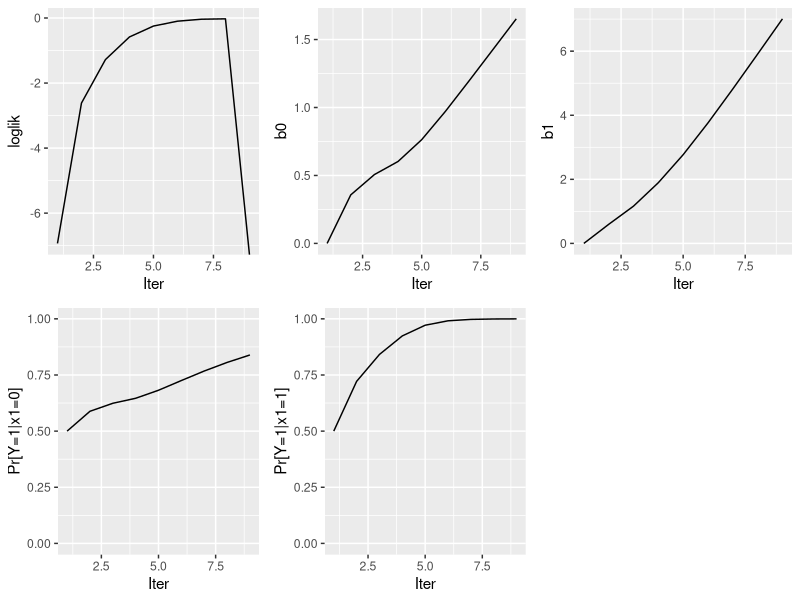

R code for this plot: (Note: this script raises an error after producing the figure.)
library(tidyverse)

# Prepare a dataset
N <- 10
x1 <- rnorm(n=N, mean = 1, sd = 3)
X <- matrix(c(rep(1,N),x1), nrow = N, ncol = 2)
b_true <- c(1,2)
xb <- X%*%b_true

# log(u) = 1 + x1 + x2 -> u = exp(1+x1+x2)
y <- data.frame(x=(exp(xb)/(1+exp(xb)))) %>%
  pmap_dbl(~rbinom(n = 1, size = 1, prob =.x))

df <- data.frame(x1,y)

# Fit a logistic model using glm()
fit <- glm(y ~ x1, data = df, family = "binomial")
coef(fit)


# Define my own logistic function
irwls_logistic <-
  function(X,b_int,y,Iter) {
    
    N <- nrow(X)
    rep_num <- matrix(NA, ncol=1, nrow=Iter+1)
    l <- matrix(NA, ncol=1, nrow=Iter+1)
    b <- matrix(NA, ncol=2, nrow=Iter+1)
    p_x1_0 <- matrix(NA, ncol=1, nrow=Iter+1)
    p_x1_1 <- matrix(NA, ncol=1, nrow=Iter+1)
    
    rep_num[1] <- 1
    
    b[1,] <- b_int
     
    # probability of y being 1
    p <- exp(X%*%b[1,])/(1+exp(X%*%b[1,]))
    
    # log likelihood
    l[1] <- t(y)%*%X%*%b[1,] + sum(log(1 - p))
    
    # probability of y when x1 = 0 or 1
    p_x1_0[1] <- exp(c(1,0)%*%b[1,])/(1+exp(c(1,0)%*%b[1,]))
    p_x1_1[1] <- exp(c(1,1)%*%b[1,])/(1+exp(c(1,1)%*%b[1,]))
    
    for (i in 1:Iter){
      # Weights
      # Model: logit(u) = b0 + b1*x1 
      # logit(pi) = exp(b[i,1]+b[i,2]*x1)
      # u = E(y) = pi 
      # var(y) = N*pi*(1-pi)
      # d u_i / d eta_i = exp(eta_i)/(exp(eta_i) + 1)^2
      # d eta_i / d_u で考えると
      # log(p/(1-p))をpで微分することになるので1/p*(1-p)となりシンプル
      u <- p 
      v <- p*(1-p)
      du_deta <- exp(X%*%b[i,])/(exp(X%*%b[i,]) + 1)^2
      W <- diag(as.vector((1/v)*du_deta^2), ncol = N)
      
      # Information matrix
      J <- t(X)%*%W%*%X
      
      # z
      z <- X%*%b[i,] + (y-u)*du_deta^-1
      
      # b
      b[i+1,] <- solve(J)%*%t(X)%*%W%*%z %>% t()
      
      # probability of y
      p <- exp(X%*%b[i+1,])/(1+exp(X%*%b[i+1,]))
      
      # log likelihood
      l[i+1] <- t(y)%*%X%*%b[i+1,] + sum(log(1 - p))
      
      # probability of y when x1 = 0 or 1
      p_x1_0[i+1] <- exp(c(1,0)%*%b[i+1,])/(1+exp(c(1,0)%*%b[i+1,]))
      p_x1_1[i+1] <- exp(c(1,1)%*%b[i+1,])/(1+exp(c(1,1)%*%b[i+1,]))
      
      # Updated Information matrix
      u <- p 
      v <- p*(1-p)
      du_deta <- exp(X%*%b[i+1,])/(exp(X%*%b[i+1,]) + 1)^2
      W <- diag(as.vector((1/v)*du_deta^2), ncol = N)
      J <- t(X)%*%W%*%X
      J_inv <- solve(J)
      
      rep_num[i+1] <- i+1
      
      if(is.infinite(l[i+1]) == T){
        break
      }
      
      if(abs(l[i+1]-l[i]) < 1e-10) {
        break
      }
        
    }
    
    res <- cbind(rep_num,b,l,p_x1_0,p_x1_1)
    colnames(res) <- c("Iter","b0","b1","loglik","prob_of_y_x_0","prob_of_y_x_1")
    
    iter_res_df <- res %>% data.frame() %>% filter(!is.na(Iter))
    
    estimates <- 
      data.frame(
        beta = c(b0 = b[nrow(iter_res_df),1],
                 b1 = b[nrow(iter_res_df),2]
                 ),
        se = c(b0 = sqrt(J_inv[1,1]),
               b1 = sqrt(J_inv[2,2])
               )
        )
    
    return(list(iter_res_df, estimates))
    
  }

# Fit a logistic regression using my own function
res <- irwls_logistic(X = X, b_int = c(0,0), y = df$y,Iter = 100) 
print(res)

# Plots
plot_loglik <- 
  res[[1]] %>% ggplot(aes(x=Iter, y=loglik)) + 
  geom_line()

plot_b0 <- 
  res[[1]] %>% ggplot(aes(x=Iter, y=b0)) +
  geom_line()

plot_b1 <- 
  res[[1]] %>% ggplot(aes(x=Iter, y=b1)) +
  geom_line()

plot_p_x_0 <-
  res[[1]] %>% ggplot(aes(x=Iter, y=prob_of_y_x_0)) + 
  geom_line() +
  coord_cartesian(ylim = c(0,1)) + ylab("Pr[Y=1|x1=0]")

plot_p_x_1 <-
  res[[1]] %>% ggplot(aes(x=Iter, y=prob_of_y_x_1)) + 
  geom_line() +
  coord_cartesian(ylim = c(0,1)) + ylab("Pr[Y=1|x1=1]")


cowplot::plot_grid(plotlist = list(plot_loglik,
                                   plot_b0,
                                   plot_b1,
                                   plot_p_x_0,
                                   plot_p_x_1))


# ################################
# In case of separation
# ################################

N <- 100
x1 <- rep(c(0,1), each = N/2) 
X <- matrix(c(rep(1,N),x1), nrow = N, ncol = 2)
df <- data.frame(x1) %>%
  mutate(y = ifelse(x1==0,0,1))

# Use glm()
fit <- glm(y ~ x1, data = df, family = "binomial")
summary(fit)
data.frame(df,predict(fit, type = "response")) 

# Use my own function
res <- irwls_logistic(X = X, b_int = c(0,0), y = df$y, Iter = 100) 

# The estimates do not perfectly coincide,
# but it seems this is because they differ on when to stop their iterations
# Mine continues iterating longer than glm() does
# Also, even if looking at the values of b0 and b1 close to 
# those obtained by glm(), I didnt get the exact values.
# I suspect the algorithms used are different.
print(rs)

# Plots
plot_loglik <- 
  res[[1]] %>% ggplot(aes(x=Iter, y=loglik)) + 
  geom_line()

plot_b0 <- 
  res[[1]] %>% ggplot(aes(x=Iter, y=b0)) +
  geom_line()

plot_b1 <- 
  res[[1]] %>% ggplot(aes(x=Iter, y=b1)) +
  geom_line()

plot_p_x_0 <-
  res[[1]] %>% ggplot(aes(x=Iter, y=prob_of_y_x_0)) + 
  geom_line() +
  coord_cartesian(ylim = c(0,1)) + ylab("Pr[Y=1|x1=0]")

plot_p_x_1 <-
  res[[1]] %>% ggplot(aes(x=Iter, y=prob_of_y_x_1)) + 
  geom_line() +
  coord_cartesian(ylim = c(0,1)) + ylab("Pr[Y=1|x1=1]")


cowplot::plot_grid(plotlist = list(plot_loglik,
                                   plot_b0,
                                   plot_b1,
                                   plot_p_x_0,
                                   plot_p_x_1))

print(res)